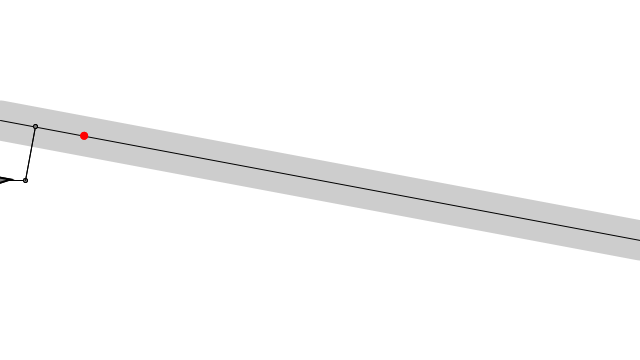
Frame 1 (no input)
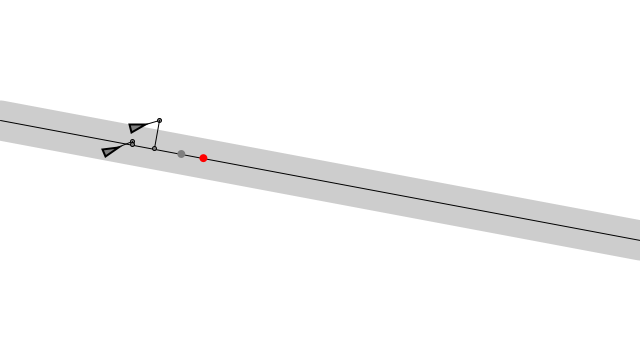
Frame 60 (the mouse pressed at the canvas centre just before this capture)
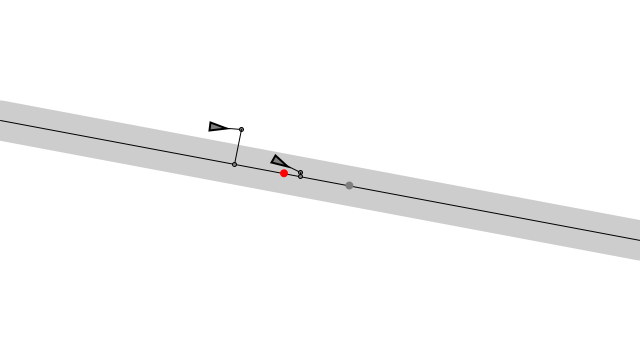
Frame 120 (the mouse held since frame 60 and released just before this capture)

The Processing sketch that drew these frames (run headless with seeded random() and noise(); from frame 60 on, the mouse is pressed at the canvas centre):

// Processing sketch: Example_5_6_Simple_Path_Following
// ── Example_5_6_Simple_Path_Following.pde
// The Nature of Code
// Daniel Shiffman
// http://natureofcode.com

// Path Following
// Path is a just a straight line in this example
// Via Reynolds: // http://www.red3d.com/cwr/steer/PathFollow.html

// Using this variable to decide whether to draw all the stuff
boolean debug = true;

// A path object (series of connected points)
Path path;

// Two vehicles
Vehicle vehicle1, vehicle2;

void setup() {
  println("Hit space bar to toggle debugging lines.");

  size(640, 360);
  path = new Path();

  // Each vehicle has different maxspeed and maxforce for demo purposes
  vehicle1 = new Vehicle(0, height / 2, 2, 0.02);
  vehicle2 = new Vehicle(0, height / 2, 3, 0.05);
}

void draw() {
  background(255);
  // Display the path
  path.show();
  // The boids follow the path
  vehicle1.follow(path);
  vehicle2.follow(path);
  // Call the generic run method (update, borders, display, etc.)
  vehicle1.run();
  vehicle2.run();

  // Check if it gets to the end of the path since it's not a loop
  vehicle1.borders(path);
  vehicle2.borders(path);
}

void keyPressed() {
  if (key == ' ') {
    debug = !debug;
  }
}

// ── Path.pde
// The Nature of Code
// Daniel Shiffman
// http://natureofcode.com

// Path Following

class Path {
  float radius;
  PVector start;
  PVector end;
  
  Path() {
    // A path has a radius, i.e how far is it ok for the boid to wander off
    this.radius = 20;
    // A Path is line between two points (p5.Vector objects)
    this.start = new PVector(0, height / 3);
    this.end = new PVector(width, 2 * height / 3);
  }

  // Draw the path
  void show() {

    strokeWeight(this.radius * 2);
    stroke(0, 50);
    line(this.start.x, this.start.y, this.end.x, this.end.y);

    strokeWeight(1);
    stroke(0);
    line(this.start.x, this.start.y, this.end.x, this.end.y);
  }
}

// ── Vehicle.pde
// The Nature of Code
// Daniel Shiffman
// http://natureofcode.com

// The "Vehicle" class

class Vehicle {
  PVector position;
  PVector velocity;
  PVector acceleration;
  float r;
  float maxspeed;
  float maxforce;

  Vehicle(float x, float y, float maxspeed, float maxforce) {
    this.position = new PVector(x, y);
    this.acceleration = new PVector(0, 0);
    this.velocity = new PVector(2, 0);
    this.r = 4;
    this.maxspeed = maxspeed;
    this.maxforce = maxforce;
  }

  void run() {
    this.update();
    this.show();
  }

  // This function implements Craig Reynolds' path following algorithm
  // http://www.red3d.com/cwr/steer/PathFollow.html
  void follow(Path path) {
    //{!3} Step 1: Predict the vehicles future position.
    PVector future = this.velocity.copy();
    future.setMag(25);
    future.add(this.position);

    //{!1} Step 2: Find the normal point along the path.
    PVector normalPoint = getNormalPoint(future, path.start, path.end);

    //{!3} Step 3: Move a little further along the path and set a target.
    PVector b = PVector.sub(path.end, path.start);
    b.setMag(25);
    PVector target = PVector.add(normalPoint, b);

    //{!5} Step 4: If we are off the path,
    // seek that target in order to stay on the path.
    float distance = PVector.dist(normalPoint, future);
    if (distance > path.radius) {
      this.seek(target);
    }

    // Draw the debugging stuff
    if (debug) {
      fill(127);
      stroke(0);
      line(this.position.x, this.position.y, future.x, future.y);
      ellipse(future.x, future.y, 4, 4);

      // Draw normal location
      fill(127);
      stroke(0);
      line(future.x, future.y, normalPoint.x, normalPoint.y);
      ellipse(normalPoint.x, normalPoint.y, 4, 4);
      stroke(0);
      if (distance > path.radius) fill(255, 0, 0);
      noStroke();
      ellipse(target.x + b.x, target.y + b.y, 8, 8);
    }
  }

  void applyForce(PVector force) {
    // We could add mass here if we want A = F / M
    this.acceleration.add(force);
  }

  // A method that calculates and applies a steering force towards a target
  // STEER = DESIRED MINUS VELOCITY
  void seek(PVector target) {
    PVector desired = PVector.sub(target, this.position); // A vector pointing from the position to the target

    // If the magnitude of desired equals 0, skip out of here
    // (We could optimize this to check if x and y are 0 to avoid mag() square root
    if (desired.mag() == 0) return;

    // Normalize desired and scale to maximum speed
    desired.normalize();
    desired.mult(this.maxspeed);
    // Steering = Desired minus Velocity
    PVector steer = PVector.sub(desired, this.velocity);
    steer.limit(this.maxforce); // Limit to maximum steering force

    this.applyForce(steer);
  }

  // Method to update position
  void update() {
    // Update velocity
    this.velocity.add(this.acceleration);
    // Limit speed
    this.velocity.limit(this.maxspeed);
    this.position.add(this.velocity);
    // Reset accelerationelertion to 0 each cycle
    this.acceleration.mult(0);
  }

  // Wraparound
  void borders(Path p) {
    if (this.position.x > p.end.x + this.r) {
      this.position.x = p.start.x - this.r;
      this.position.y = p.start.y + (this.position.y - p.end.y);
    }
  }

  void show() {
    // Draw a triangle rotated in the direction of velocity
    float theta = this.velocity.heading();
    fill(127);
    stroke(0);
    strokeWeight(2);
    push();
    translate(this.position.x, this.position.y);
    rotate(theta);
    beginShape();
    vertex(this.r * 2, 0);
    vertex(-this.r * 2, -this.r);
    vertex(-this.r * 2, this.r);
    endShape(CLOSE);
    pop();
  }
}

// A function to get the normal point from position to a line segment (a-b)
// This function could be optimized to make fewer new Vector objects
PVector getNormalPoint(PVector position, PVector a, PVector b) {
  // Vector that points from a to position
  PVector vectorA = PVector.sub(position, a);
  // Vector that points from a to b
  PVector vectorB = PVector.sub(b, a);

  // Using the dot product for scalar projection
  vectorB.normalize();
  vectorB.mult(vectorA.dot(vectorB));
  //{!1} Finding the normal point along the line segment
  PVector normalPoint = PVector.add(a, vectorB);

  return normalPoint;
}
